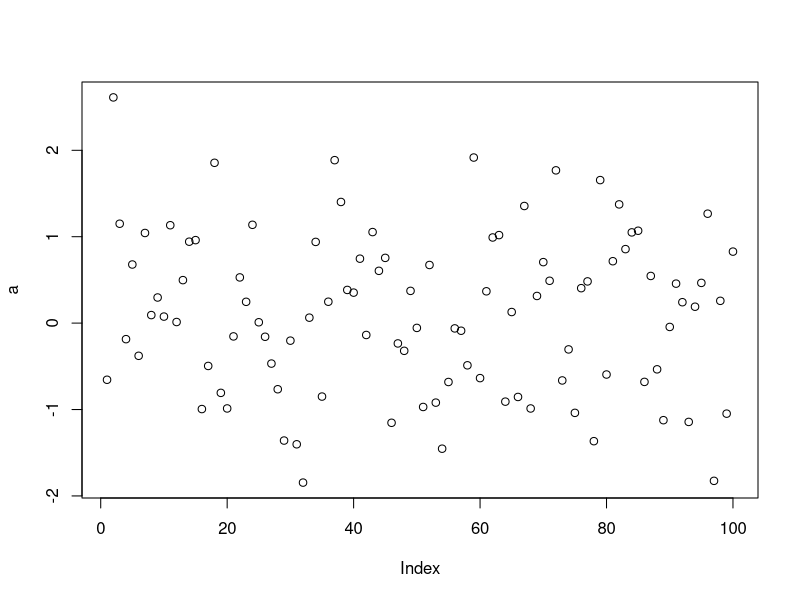
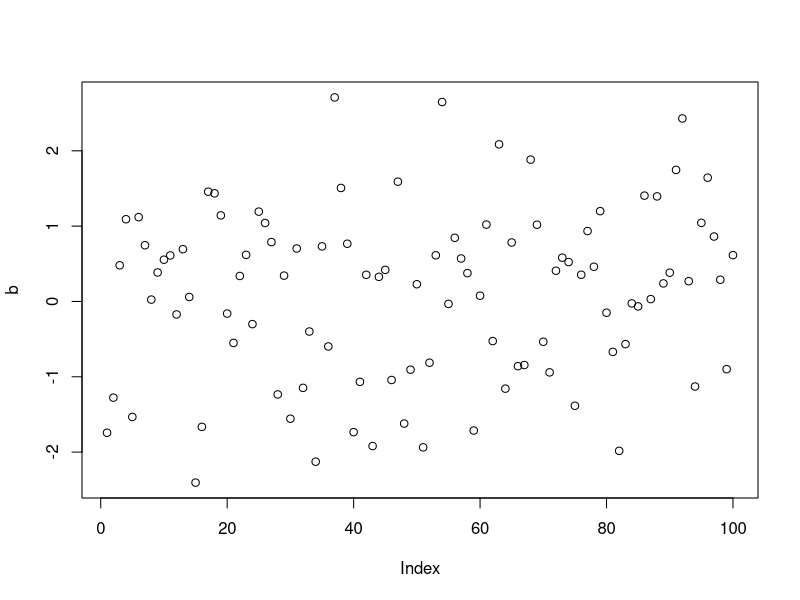

R code for these plots, in order:
## ---- chunk 1
knitr::opts_chunk$set(echo = TRUE, eval = TRUE)
# You can set up default seting using r setup
# Here by default we used `echo = TRUE` to tell all chunks to print out the source code
# We also used eval = TRUE so that all the code is evaluated and the results displayed
# Both of these options can be overriden in a particular chunk, though
## ---- chunk 2
# You can show the code and the output and shut off warnings
a <- rnorm(100)
plot(a) 
## ---- chunk 3
b <- rnorm(100)
plot(b) 
## ---- chunk 4
knitr::kable(iris[1:5, ], caption = 'A caption')
## ---- chunk 5
fit <- lm(Sepal.Length~Species, data=iris)
summary(fit)
